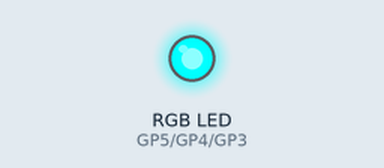
This program was run on a simulated Raspberry Pi Pico running MicroPython. Shown: an RGB LED mixed from three pins (HIGH = lit). At 7.0 s the program stops and its outputs stay as they are.

Above: at 0.1 s.
At 1.1 s:
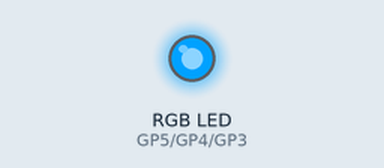
At 3.1 s:
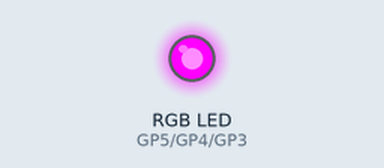
At 4.1 s:
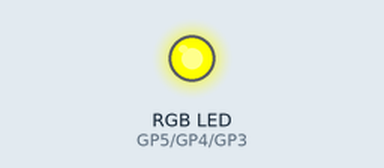
At 5.1 s:
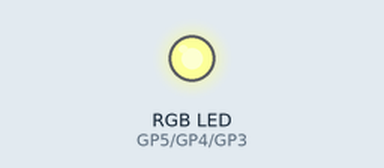
At 7.1 s:
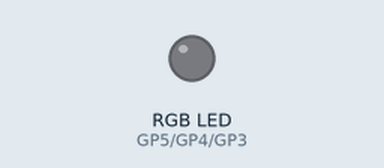
Timing chart, 0 to 8.5 s (numbered marks = the images above):
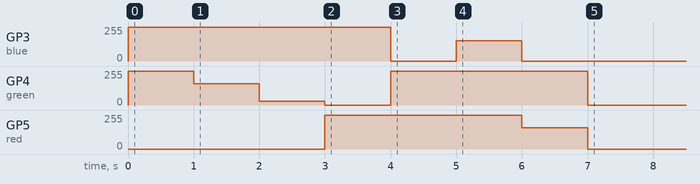

Measured:
- by itself, GP3 (blue): 0/255 → 255/255 at 0.00 s, → 0/255 4.0 s later, → 153/255 1.0 s later, → 0/255 1.0 s later
- by itself, GP4 (green): 0/255 → 255/255 at 0.00 s, → 161/255 1.0 s later, → 27/255 1.0 s later, → 0/255 1.0 s later, … (6 changes in this stretch)
- by itself, GP5 (red): 0/255 → 255/255 at 3.0 s, → 252/255 2.0 s later, → 160/255 1.0 s later, → 0/255 1.0 s later

The program:

mission5_rgbled.py
```python
from picozero import RGBLED
from time import sleep

rgb = RGBLED(red=5, green=4, blue=3)

rgb.color = (0, 255, 255) #red #파라미터 RGB
sleep(1)
rgb.color = (0, 161, 255) #green
sleep(1)
rgb.color = (0, 27, 255) #blue
sleep(1)
rgb.color = (255, 0, 255) #blue
sleep(1)
rgb.color = (255, 255, 0) #blue
sleep(1)
rgb.color = (252, 255, 153) #blue
sleep(1)
rgb.color = (160, 255, 0) #blue
sleep(1)
rgb.on() # white
rgb.off() # white
```
